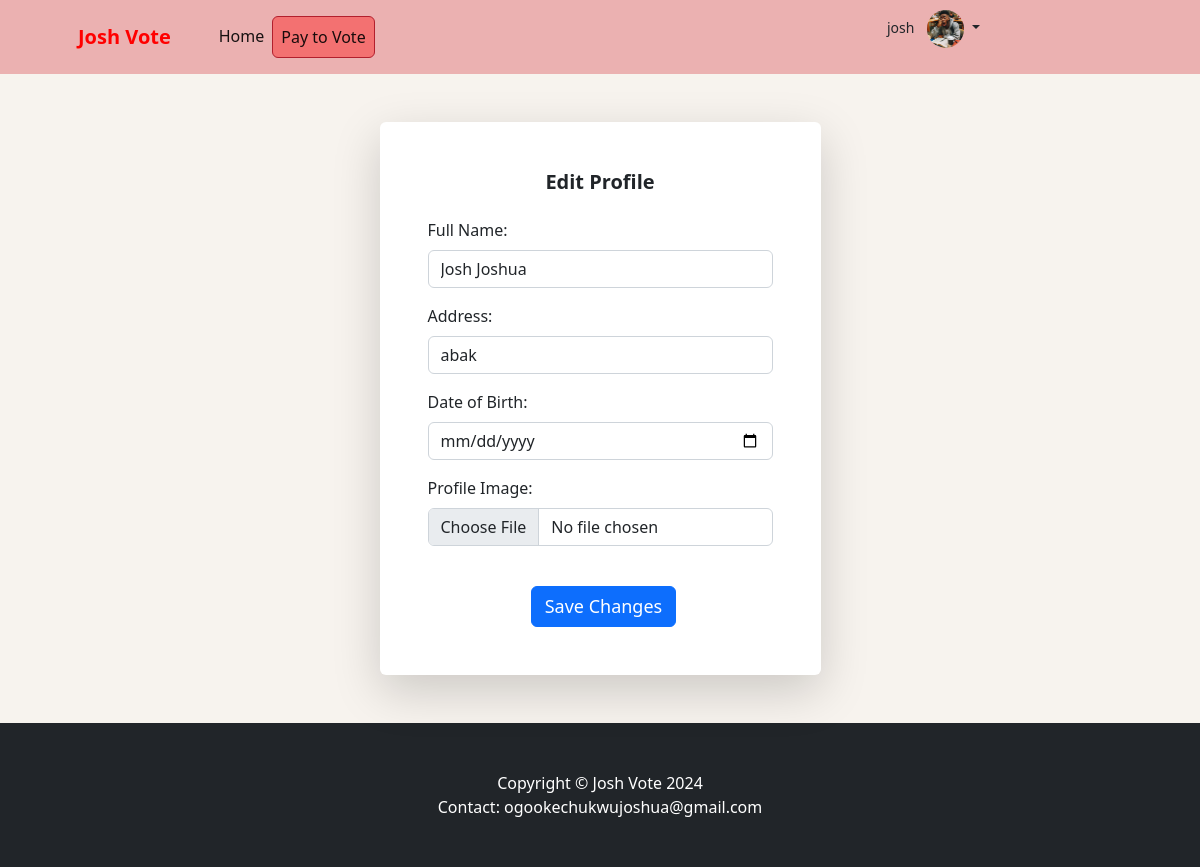
The app's page /user/updateprofile/ (signed in) with its own data.
### votingapp/models.py (models this page shows, shortened)
class Userprofile(models.Model):
    user = models.OneToOneField(User, on_delete=models.CASCADE)
    email = models.EmailField(max_length=300, blank=True, null=True)
    dob = models.DateField(blank=True, null=True)
    fullname = models.CharField(max_length=100, blank=True, null=True)
    profile_image = models.ImageField(upload_to='profile')
    address = models.CharField(max_length=30, blank=True, null=True)

### userapp/views.py (the view, shortened to what this page needs)
# urls.py: path('updateprofile/', UserProfileUpdateView.as_view(), name='updateprofile'),
class UserProfileUpdateView(LoginRequiredMixin, View):
    def get(self, request, *args, **kwargs):
        profile = get_object_or_404(Userprofile, user=request.user)
        context = {'profile': profile}
        return render(request, 'usertemp/profile_update.html', context)

### votingapp/context_img.py (called while the page is built)
def profile_info(request):
    if request.user.is_authenticated:
        try:
            profile = Userprofile.objects.get(user=request.user)
            return {'user_profile': profile}
        except Userprofile.DoesNotExist:
            pass
    return {}

### votingapp/context_processors.py (called while the page is built)
def cate_list(request):
    categories =VotingCategory.objects.all()
    global_list = []
    for category in categories:
            candidates = Candidate.objects.filter(voting_category=category)
            global_list.append((category, candidates))
    return {
        'global_list': global_list,
    }

### templates/usertemp/profile_update.html (shortened to what this page needs)
<!DOCTYPE html>
{% extends 'header.html' %}
{% load static %}
    {% block content %}
    <body>
    <div class="container" style="height: max-content;  width: 100%!important;">
        <div class="row justify-content-center" style="width: 50%; margin: auto; height:auto;">
            <div class="col-xl-10 col-lg-12 col-md-9">
                <div class="card o-hidden border-0 shadow-lg my-5">
                    <div class="card-body p-0">
                        <div class="row">
                            <div class="col-lg-12">
                                <div class="p-5">
                                    <div class="text-center">
                                        <h1 class="h4 text-gray-900 mb-4" style="font-weight: bold; font-size: 20px;">Edit Profile</h1>
                                    </div>
                                    <form method="post" action="{% url 'updateprofile' %}" enctype="multipart/form-data">
                                        <div class="form-group">
                                            <label for="fullname">Full Name:</label>
                                            <input type="text" class="form-control form-control-user" name="fullname" value="{{ profile.fullname }}">
                                        </div>
                                        <div class="form-group">
                                            <label for="address">Address:</label>
                                            <input type="text" class="form-control form-control-user" name="address" value="{{ profile.address }}">
                                        </div>
                                        <div class="form-group">
                                            <label for="dob">Date of Birth:</label>
                                            <input type="date" class="form-control form-control-user" name="dob" value="{{ profile.dob }}">
                                        </div>
                                        <div class="form-group">
                                            <label for="profile_image">Profile Image:</label>
                                            <input type="file" class="form-control form-control-user" name="profile_image"> <br>
                                        </div>
                                        <div class="form-group" style="width: 70%; margin: auto; margin-left: 30%;">
                                             <button type="submit" class="btn btn-primary btn-user btn-block" style="font-size: 18px; width: 60%; margin: auto;">Save Changes</button>
                                        </div>
                                      </form>
                                </div>
                            </div>
                        </div>
                    </div>
                </div>
            </div>
        </div>
    </div>
        {% include 'footer.html' %}
    </body>
    {% endblock content %}

### templates/header.html (shortened to what this page needs)
<!DOCTYPE html>
{% load static %}
<html lang="en">
    <head>
        <link href="https://cdn.jsdelivr.net/npm/bootstrap-icons@1.5.0/font/bootstrap-icons.css" rel="stylesheet" />
        <link href="https://maxcdn.bootstrapcdn.com/bootstrap/4.5.2/css/bootstrap.min.css" rel="stylesheet">
        <link href="{% static 'css/styles.css'  %}" rel="stylesheet" />
    </head>
    <body style="background-color: rgb(247, 243, 238);">
        <nav class="navbar navbar-expand-lg navbar-light bg-light" id="navbr" style="background-color: rgba(235, 173, 173, 0.934)!important;">
            <div class="container px-4 px-lg-5">
                <a class="navbar-brand" style="color: red; font-weight: bolder;" href="{%url 'dashboard' %}">Josh Vote</a>
                <div class="collapse navbar-collapse" id="navbarSupportedContent">
                    <ul class="navbar-nav me-auto mb-2 mb-lg-0 ms-lg-4">
                        <li class="nav-item"><a class="nav-link active" aria-current="page" href="{%url 'dashboard' %}">Home</a></li>
                        <li class="nav-item"><a class="nav-link active btn btn-danger" style="background-color: rgba(255, 0, 0, 0.363);"   href="{%url 'initiate_payment' %}">Pay to Vote</a></li>
                    </ul>
                    <form class="d-flex">
                        {% if request.user.is_authenticated %}
                        <ul class="nav-item dropdown no-arrow" style="margin-left: 40%;">
                                <a class="nav-link dropdown-toggle" id="navbarDropdown" href="#" role="button" data-bs-toggle="dropdown" aria-expanded="false">
                                    <span class="mr-2 d-none d-lg-inline text-gray-600 small">{{request.user}}</span>
                                    {% if user_profile.profile_image %}
                                    <img class="img-profile rounded-circle" style="width: 10%;" src="{{user_profile.profile_image.url}}" alt="Profile Image">
                                    {% else %}
                                    <img class="img-profile rounded-circle" style="width: 10%;" src="{% static 'img/undraw_profile.svg' %}" alt="Default Image">
                                    {% endif %}
                                </a>
                        </ul>
                          {% endif %}
                    </form>
                </div>
            </div>
        </nav>
        {% block content %}
        {% endblock content %}
    </body>
</html>

### templates/header.html (style rules this page uses)
.navbar { padding: 10px; text-align: center; z-index: 999; }

### records on screen
Userprofile: profile_image (picture), fullname "Josh Joshua", address "abak"

### other values on screen
{{ request.user }} "josh"
